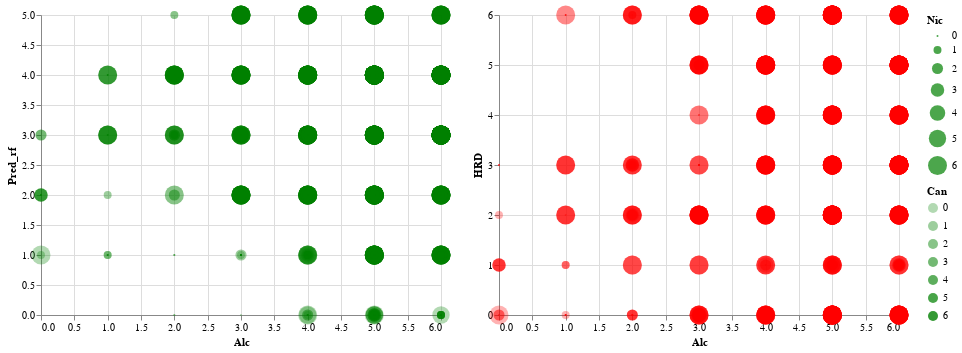

The notebook cell saved with this chart:
### Markdown cell above
Adjusting this model also did not help much with the predictions, most likely meaning the relationships are very complex between the personality information and previous drug usage.

### Code cell
reg_results["Pred_rf"] = np.round(rf_reg.predict(X_test)).astype(int)
scatter_pred = alt.Chart(reg_results).mark_circle().encode(
    x="Alc",
    y="Pred_rf",
    opacity="Can:Q",
    color=alt.value("green"),
    size="Nic:Q"
)
alt.hconcat(scatter_pred, scatter_true)

### Figure 1 — Vega-Lite specification as saved in the notebook (floating-point values rounded to 4 significant figures; data arrays with more than 128 entries replaced by an {"elided": "..."} marker saying what was removed)
{"config": {"view": {"continuousWidth": 400, "continuousHeight": 300}}, "hconcat": [{"mark": "circle", "encoding": {"color": {"value": "green"}, "opacity": {"field": "Can", "type": "quantitative"}, "size": {"field": "Nic", "type": "quantitative"}, "x": {"field": "Alc", "type": "quantitative"}, "y": {"field": "Pred_rf", "type": "quantitative"}}}, {"mark": "circle", "encoding": {"color": {"value": "red"}, "opacity": {"field": "Can", "type": "quantitative"}, "size": {"field": "Nic", "type": "quantitative"}, "x": {"field": "Alc", "type": "quantitative"}, "y": {"field": "HRD", "type": "quantitative"}}}], "data": {"name": "data-5bf3584ceb761dc5da9820469cf94e42"}, "$schema": "https://vega.github.io/schema/vega-lite/v4.17.0.json", "datasets": {"data-5bf3584ceb761dc5da9820469cf94e42": {"elided": "566 records"}}}
